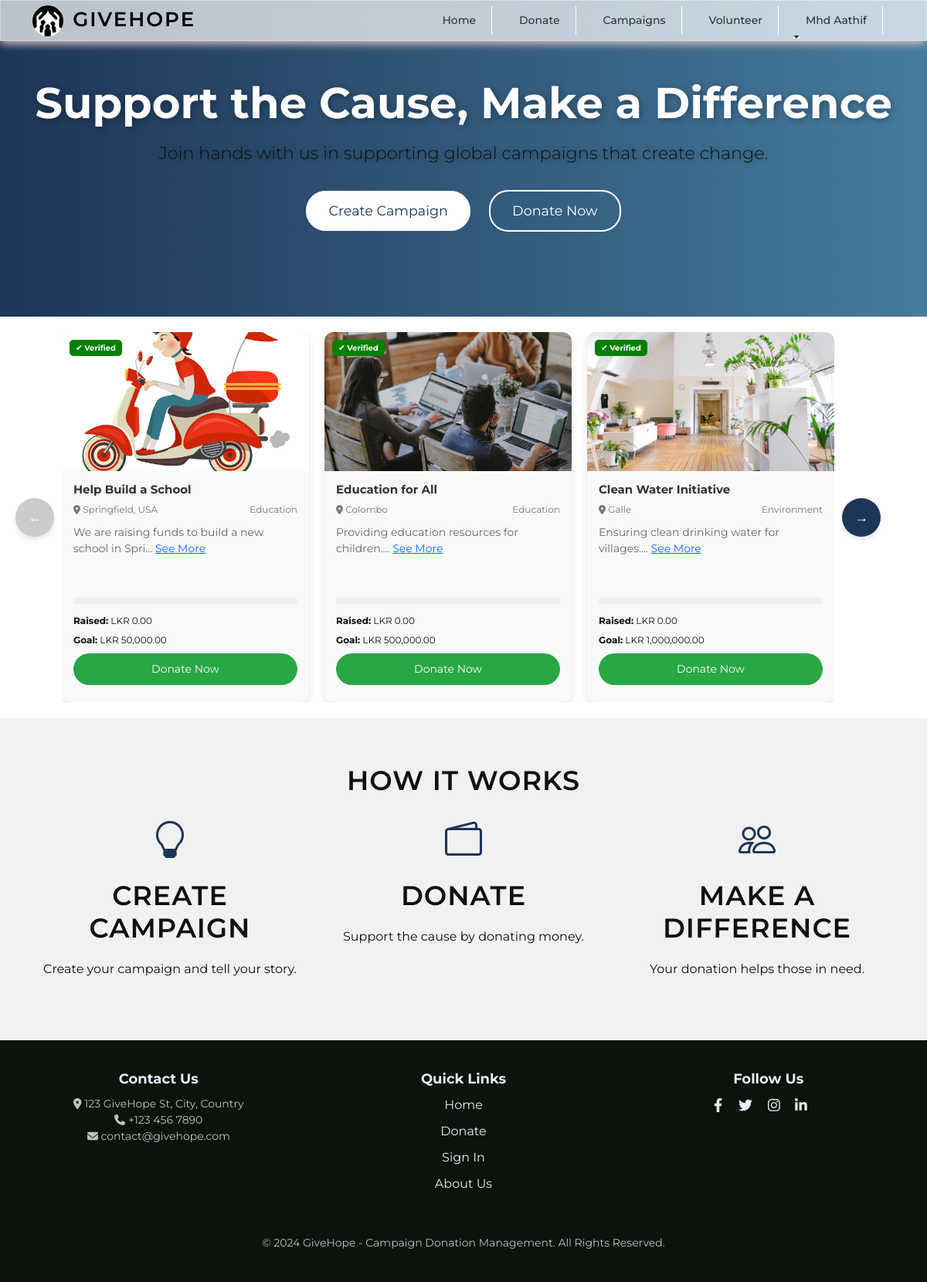
Page / (signed in) on the earlier database version.
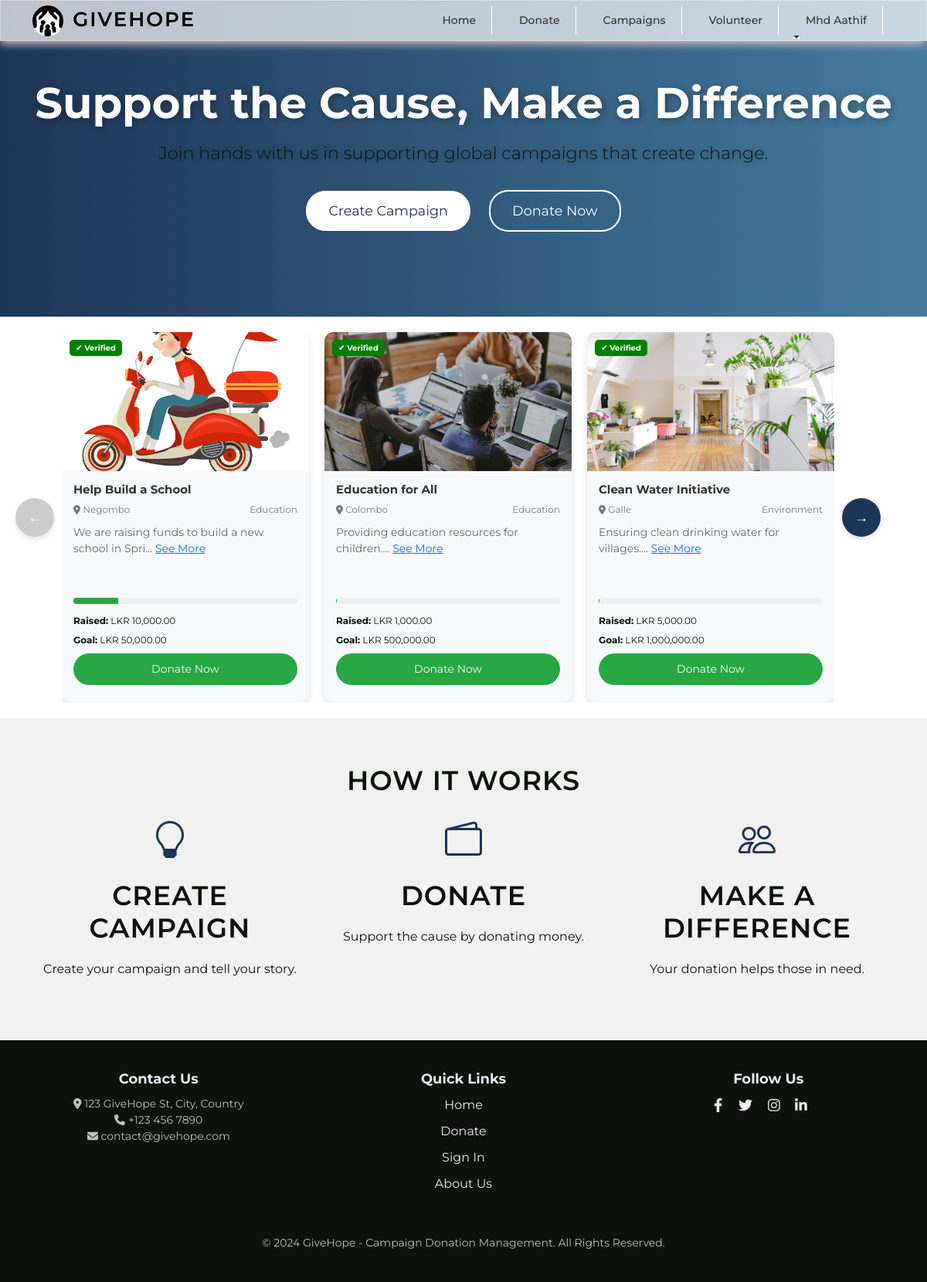
Same page on the later database version.
### tables this page shows
CREATE TABLE `campaigns` (
  `id` int(11) NOT NULL,
  `title` varchar(255) NOT NULL,
  `location` varchar(255) NOT NULL,
  `description` text NOT NULL,
  `goal` decimal(10,2) NOT NULL,
  `category` varchar(100) NOT NULL,
  `start_date` date NOT NULL,
  `end_date` date NOT NULL,
  `image` varchar(255) NOT NULL,
  `document` varchar(255) DEFAULT NULL,
  `organizer_name` varchar(255) NOT NULL,
  `contact` varchar(50) NOT NULL,
  `email` varchar(100) NOT NULL,
  `created_at` timestamp NOT NULL DEFAULT current_timestamp(),
  `status` varchar(20) NOT NULL DEFAULT 'Pending',
  `raised` decimal(15,2) DEFAULT 0.00
);

### index.php (the view, shortened to what this page needs)
<?php
include('admin/authentication.php');
include('includes/header.php');
include('includes/navbar.php');
?>
<section class="hero">
    <div class="container">
        <h1>Support the Cause, Make a Difference</h1>
        <p>Join hands with us in supporting global campaigns that create change.</p>
        <a href="create_campaign.php" class="btn btn-light">Create Campaign</a>
        <a href="#campaigns-section" class="btn btn-outline-light">Donate Now</a>
    </div>
</section>
<section class="campaigns" id="campaigns-section">
    <div class="campaign-wrapper-container">
        <button class="arrow-left" onclick="prevCards()">←</button>
        <div class="campaign-wrapper">
            <?php
            $query = "SELECT * FROM campaigns WHERE status = 'Accepted'";
            $query_run = mysqli_query($con, $query);
            if ($query_run && mysqli_num_rows($query_run) > 0) {
                foreach ($query_run as $campaign) {
                    $progress = ($campaign['raised'] / $campaign['goal']) * 100;
            ?>
                    <div class="campaign-card" onclick="window.location.href='donate.php?id=<?= $campaign['id']; ?>';" style="cursor: pointer;">
                        <div class="campaign-header">
                            <div class="verified-badge">
                                <span>✔ Verified</span>
                            </div>
                            <img src="<?= htmlspecialchars($campaign['image']); ?>" alt="<?= htmlspecialchars($campaign['title']); ?>" class="campaign-image">
                        </div>
                        <div class="campaign-body">
                            <h3 class="campaign-title"><?= htmlspecialchars($campaign['title']); ?></h3>
                            <div class="campaign-meta">
                                <span class="campaign-location"><i class="fas fa-map-marker-alt"></i> <?= htmlspecialchars($campaign['location']); ?></span>
                                <span class="campaign-category"><?= htmlspecialchars($campaign['category']); ?></span>
                            </div>
                            <p class="campaign-description">
                                <?= htmlspecialchars(substr($campaign['description'], 0, 50)) . '...'; ?>
                                <a href="donate.php?id=<?= $campaign['id']; ?>" class="see-more">See More</a>
                            </p>
                            <div class="campaign-progress">
                                <div class="progress-bar" style="width: <?= round($progress, 2); ?>%;"></div>
                            </div>
                            <div class="campaign-stats">
                                <p><strong>Raised:</strong> LKR <?= number_format($campaign['raised'], 2); ?></p>
                                <p><strong>Goal:</strong> LKR <?= number_format($campaign['goal'], 2); ?></p>
                            </div>
                            <div class="campaign-actions">
                                <a href="donate.php?id=<?= $campaign['id']; ?>" class="btn-donate">Donate Now</a>
                            </div>
                        </div>
                    </div>
            <?php
                }
            } else {
                echo "<p>No campaigns available at the moment.</p>";
            }
            ?>
        </div>
        <button class="arrow-right" onclick="nextCards()">→</button>
    </div>
</section>
<section class="how-it-works">
    <div class="container text-center">
        <h2>How it Works</h2>
        <div class="row">
            <div class="col-md-4">
                <div class="icon">
                    <i class="bi bi-lightbulb"></i>
                </div>
                <h4>Create Campaign</h4>
                <p>Create your campaign and tell your story.</p>
            </div>
            <div class="col-md-4">
                <div class="icon">
                    <i class="bi bi-wallet2"></i>
                </div>
                <h4>Donate</h4>
                <p>Support the cause by donating money.</p>
            </div>
            <div class="col-md-4">
                <div class="icon">
                    <i class="bi bi-people"></i>
                </div>
                <h4>Make a Difference</h4>
                <p>Your donation helps those in need.</p>
            </div>
        </div>
    </div>
</section>
<?php
include('includes/footer.php');
?>

### includes/header.php (shortened to what this page needs)
<!DOCTYPE html>
<html lang="en">
<head>
    <link rel="stylesheet" href="assets/css/bootstrap5.min.css">
    <link rel="stylesheet" href="assets/css/custom.css">
    <link rel="stylesheet" href="https://cdn.jsdelivr.net/npm/bootstrap-icons@1.11.3/font/bootstrap-icons.min.css">
    <link rel="stylesheet" href="https://cdnjs.cloudflare.com/ajax/libs/font-awesome/6.0.0-beta3/css/all.min.css">
    <link rel="stylesheet" href="assets/css/styles.css">
    <link rel="stylesheet" href="https://cdn.jsdelivr.net/npm/flatpickr/dist/flatpickr.min.css">
</head>

### includes/navbar.php (shortened to what this page needs)
<nav class="navbar navbar-expand-lg fixed-top">
    <div class="container">
        <a class="navbar-brand" href="index.php">
            <img src="assets/images/logo.jpg" alt="GiveHope Logo" class="navbar-logo">
            GiveHope
        </a>
        <div class="collapse navbar-collapse justify-content-end" id="navbarNav">
            <ul class="navbar-nav ">
                <li class="nav-item">
                    <a class="nav-link" href="index.php">Home</a>
                </li>
                <li class="nav-item">
                    <a class="nav-link" href="#">Donate</a>
                </li>
                <li class="nav-item">
                    <a class="nav-link" href="create_campaign.php">Campaigns</a>
                </li>
                <li class="nav-item">
                    <a class="nav-link" href="#">Volunteer</a>
                </li>
                <?php if (isset($_SESSION['auth_user'])) : ?>
                    <li class="nav-item dropdown">
                        <a class="nav-link dropdown-toggle" href="#" role="button" data-bs-toggle="dropdown" aria-expanded="false">
                            <?= $_SESSION['auth_user']['user_name'] ?>
                        </a>
                    </li>
                <?php else : ?>
                    <li class="nav-item">
                        <a class="nav-link" href="login.php">Sign-Up</a>
                    </li>
                <?php endif; ?>
            </ul>
        </div>
    </div>
</nav>

### includes/footer.php (shortened to what this page needs)
<body>
    <footer class="footer">
        <div class="container">
            <div class="row">
                <div class="col-md-4">
                    <h5>Contact Us</h5>
                    <p>
                        <i class="fas fa-map-marker-alt"></i> 123 GiveHope St, City, Country<br>
                        <i class="fas fa-phone"></i> +123 456 7890<br>
                        <i class="fas fa-envelope"></i> contact@givehope.com
                    </p>
                </div>
                <div class="col-md-4">
                    <h5>Quick Links</h5>
                    <div class="footer-links">
                        <ul>
                            <li><a href="#">Home</a></li>
                            <li><a href="#">Donate</a></li>
                            <li><a href="#">Sign In</a></li>
                            <li><a href="#">About Us</a></li>
                        </ul>
                    </div>
                </div>
                <div class="col-md-4">
                    <h5>Follow Us</h5>
                    <div class="social-icons">
                        <a href="#"><i class="fab fa-facebook-f"></i></a>
                        <a href="#"><i class="fab fa-twitter"></i></a>
                        <a href="#"><i class="fab fa-instagram"></i></a>
                        <a href="#"><i class="fab fa-linkedin-in"></i></a>
                    </div>
                </div>
            </div>
            <div class="row">
                <div class="col-md-12 text-center">
                    <p class="mt-4">© 2024 GiveHope - Campaign Donation Management. All Rights Reserved.</p>
                </div>
            </div>
        </div>
    </footer>
</body>
</html>
<body>

### assets/css/custom.css (style rules this page uses)
.navbar { padding: 0px; }
.nav-link { border-right: 1px solid #fff; padding: 8px 20px !important; }

### includes/header.php (style rules this page uses)
* { font-family: "Montserrat", sans-serif; box-sizing: border-box; margin: 0%; padding: 0%; }
body { background: linear-gradient(to right, #1d3557, #457b9d); }
h2 { font-size: 35px; font-weight: 600; color: #0C120C; text-transform: uppercase; letter-spacing: 1px; margin-bottom: 20px; text-align: center; }
h4 { font-size: 35px; font-weight: 600; color: #0C120C; text-transform: uppercase; letter-spacing: 1px; margin-bottom: 20px; text-align: center; }
p { font-size: 16px; line-height: 1.5; margin-bottom: 20px; color: #0C120C; }

### includes/navbar.php (style rules this page uses)
html, body { padding: 0; margin: 0; }
.navbar { transition: background-color 0.3s ease; -webkit-box-shadow: -1.5px 5.5px 10.5px -2px #d5bfbf; -moz-box-shadow: -1.5px 5.5px 10.5px -2px #d5bfbf; box-shadow: -1.5px 5.5px 10.5px -2px #d5bfbf; background: rgba(255, 255, 255, 0.7); -webkit-backdrop-filter: blur(13px); backdrop-filter: blur(13px); border: 1px solid rgba(255, 255, 255, 0.35); }
.navbar .navbar-brand { color: #000; font-size: 26px; text-transform: uppercase; font-weight: 600; letter-spacing: 2px; transition: color 0.3s ease; }
.navbar .navbar-nav .nav-link { color: #333; font-size: 14px; font-weight: 500; margin-right: 15px; text-transform: capitalize; position: relative; transition: color 0.3s ease; }
.navbar .navbar-nav .nav-link:after { content: ''; display: block; width: 0; height: 2px; background: #fff; transition: width 0.3s; position: absolute; bottom: -5px; left: 0; }
.navbar-logo { width: 40px; height: 40px; object-fit: contain; border-radius: 50%; background-color: transparent; margin-right: 03px; }

### includes/footer.php (style rules this page uses)
html, body { height: 100%; margin: 0; }
.footer { background-color: #0C120C; color: #ecebf3; padding: 20px 0; text-align: center; }
.footer .container { max-width: 1200px; margin: 0 auto; padding: 0 20px; }
.footer .row { display: flex; flex-wrap: wrap; justify-content: space-between; }
.footer .col-md-4 { flex-basis: 33.33%; padding: 20px; }
.footer h5 { font-size: 18px; font-weight: bold; margin-bottom: 10px; color: #ecebf3; }
.footer p { font-size: 14px; margin-bottom: 20px; color: rgba(236, 235, 243, 0.8); }
.footer-links ul { list-style: none; padding: 0; margin: 0; }
.footer-links li { margin-bottom: 10px; }
.footer-links a { color: #ecebf3; text-decoration: none; transition: color 0.2s ease; }
.social-icons { display: flex; justify-content: center; }
.social-icons a { color: #ecebf3; font-size: 18px; margin-right: 20px; transition: color 0.2s ease; }

Differences in the rows shown:
changed campaigns "Help Build a School": location "Springfield, USA" → "Negombo"; raised "0.00" → "10,000.00"
changed campaigns "Education for All": raised "0.00" → "1,000.00"
changed campaigns "Clean Water Initiative": raised "0.00" → "5,000.00"
